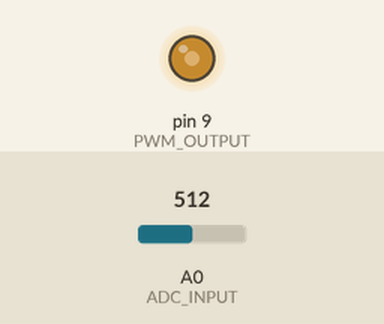
This sketch was run on a simulated Arduino Uno, built with avr-gcc and run on an emulated ATmega328P. Parts: output pins drawn as LEDs (lit = HIGH). The test bench sets the inputs (shaded band); at power-on: A0 (ADC_INPUT) = 512.

Above: at 1.2 s.
1.3 s: A0 (ADC_INPUT) set to 716
At 1.9 s:
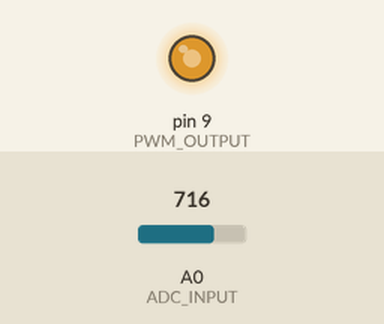
2.8 s: A0 (ADC_INPUT) set to 900
At 4.0 s:
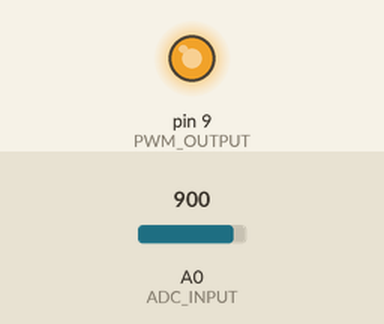
4.3 s: A0 (ADC_INPUT) set to 122
At 5.3 s:
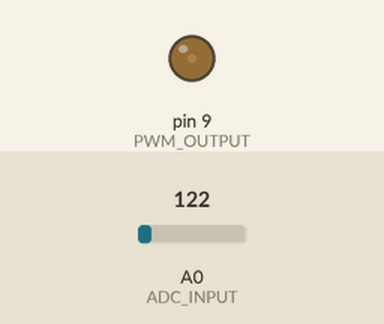
5.8 s: A0 (ADC_INPUT) set to 0
At 6.5 s:
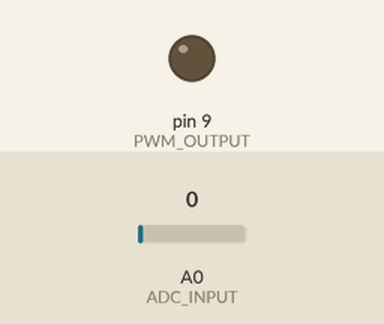
Timing chart, 0 to 8.3 s (numbered marks = the images above; inputs shaded):
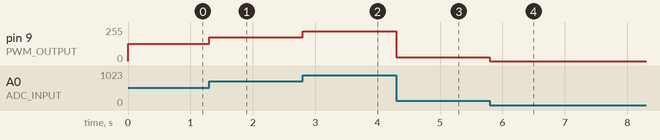

The sketch:

pwm.ino
```cpp
#include <Arduino.h>

#define ADC_INPUT A0

#define PWM_OUTPUT 9

void setup() {
  pinMode(ADC_INPUT, INPUT);
  analogReference(DEFAULT);

  pinMode(PWM_OUTPUT, OUTPUT);

  TCCR1A = _BV(COM1A1) | _BV(WGM11);
  TCCR1B = _BV(WGM13) | _BV(WGM12) | _BV(CS10);
  ICR1 = 1023;
  OCR1A = 0;

  for (int i = 0; i < 10; i++) {
    analogRead(ADC_INPUT);
  }
}

void loop() {
  uint16_t adcValue = analogRead(ADC_INPUT);

  OCR1A = adcValue;

}
```

Measured:
- after the input at 1.3 s, pin 9 (PWM_OUTPUT): 128/255 → 178/255 at once
- after the input at 2.8 s, pin 9 (PWM_OUTPUT): 178/255 → 224/255 at once
- after the input at 4.3 s, pin 9 (PWM_OUTPUT): 224/255 → 30/255 at once
- after the input at 5.8 s, pin 9 (PWM_OUTPUT): 30/255 → 0/255 at once
